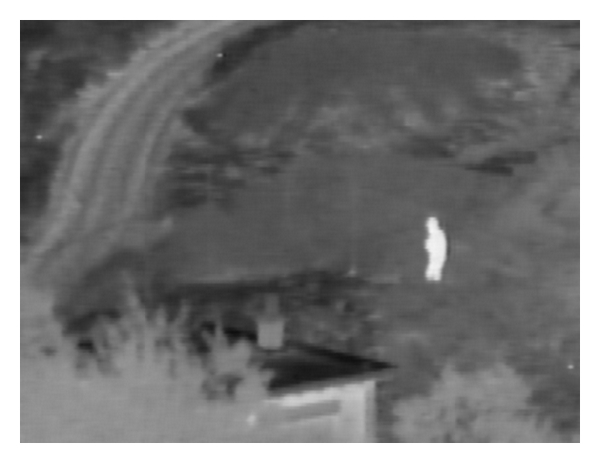
#> input picture person.jpg, 600 x 463 px
$ python ILCM.py
#> lines starting #> are read from the running program, lines starting #| are printed output that depends on the picture
import numpy as np
from PIL import Image
from skimage.util.shape import view_as_windows
import matplotlib.pyplot as plt
from mpl_toolkits.mplot3d import Axes3D


def pre_process(image_file: str) -> np.ndarray:
#> called with image_file = 'person.jpg'
    im_raw = Image.open(image_file)
#> im_raw is the input picture: PIL image 600x463 RGB; min 14, max 255, mean 119.9
    im_crop = im_raw.crop((20,20,580,443))
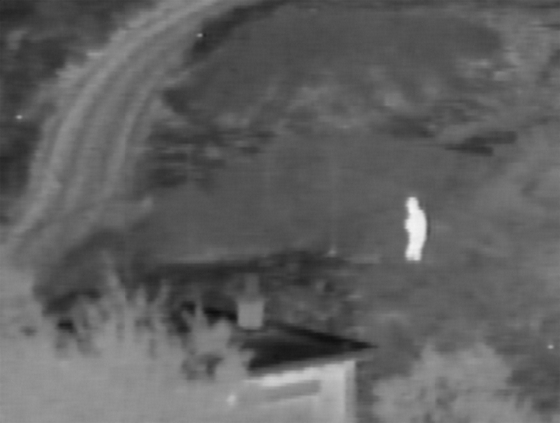
#> im_crop: PIL image 560x423 RGB; min 14, max 244, mean 96.6
    return im_crop


def pixel_matrix(processed_image: np.ndarray) -> np.ndarray:
    width, height = processed_image.size
#> width = 560; height = 423
    pix_matrix = np.zeros([height, width])
    for x in range(width):
        for y in range(height):
            # '0' to just get the 'R' value
            pix_matrix[y, x] = processed_image.getpixel((x, y))[0]
    return pix_matrix


def process_windows(window_mat: np.ndarray, target_wid: int) -> (np.ndarray, np.ndarray):
#> called with window_mat = array of shape (7, 10, 100, 100), target_wid = 100
    x_win_dim = window_mat.shape[0]
#> x_win_dim = 7
    y_win_dim = window_mat.shape[1]
#> y_win_dim = 10
    m_matrix = np.zeros([x_win_dim,y_win_dim])
    l_matrix = np.zeros([x_win_dim,y_win_dim])

    for y_win in range(y_win_dim):
        for x_win in range(x_win_dim):
            m_matrix[x_win, y_win] = 1 / (target_wid ** 2) * window_mat[x_win,y_win].sum()
            l_matrix[x_win, y_win] = np.amax(window_mat[x_win,y_win])

    return m_matrix, l_matrix


def calc_ilcm(padded: np.ndarray, m_matrix: np.ndarray, l_matrix: np.ndarray) -> np.ndarray:
    x_win_dim = m_matrix.shape[0]
#> x_win_dim = 7
    y_win_dim = m_matrix.shape[1]
#> y_win_dim = 10
    ilcm_mat = np.zeros([x_win_dim,y_win_dim])
    ilcm_win = view_as_windows(padded,(3,3),step=1)
    for y_win in range(y_win_dim):
        for x_win in range(x_win_dim):
            max_m = np.amax(ilcm_win[x_win,y_win])
            ilcm_mat[x_win,y_win] = l_matrix[x_win,y_win]*m_matrix[x_win, y_win]/max_m

    return ilcm_mat


def calc_thres(matrix: np.ndarray, k: int) -> int:

    mean = matrix.mean()
    mu = matrix.std()
    thres = mu + k*mean
    print(np.amax(matrix))
    print(thres)

    return thres


def plot_heatmap(matrix: np.ndarray):
    plt.imshow(matrix, cmap='hot', interpolation='nearest')
    plt.show()
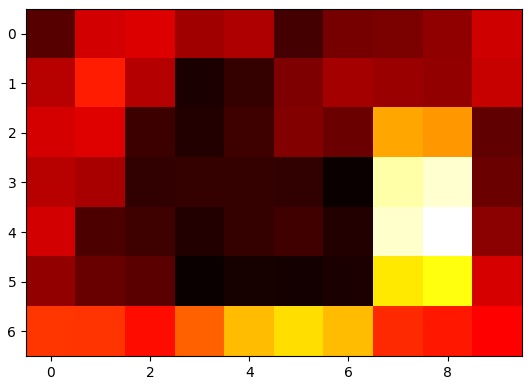
#> figure drawn by matplotlib, 1 panel


def plot_3d(matrix: np.ndarray):

    fig = plt.figure()
    ax = fig.add_subplot(111, projection='3d')
    #
    # Create an X-Y mesh of the same dimension as the 2D data
    x_data, y_data = np.meshgrid( np.arange(matrix.shape[1]),
                                  np.arange(matrix.shape[0]))
    x_data = x_data.flatten()
    y_data = y_data.flatten()
#> y_data = 70 values from 0 to 6
    z_data = matrix.flatten()
#> z_data = 70 values, max 244 at index 48, min 85.27 at index 36, mean 129.7
    ax.bar3d( x_data,
              y_data,
              np.zeros(len(z_data)),
              1, 1, z_data)
    plt.show()
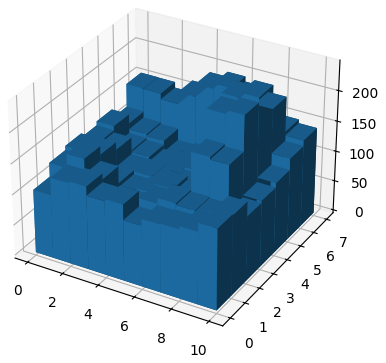
#> figure drawn by matplotlib, 1 panel


def main():
    # Input settings
    # Set to width of target in # of pixels
    target_width = 100
    # Sets stride of windows -- always half of the target width
    stride = target_width // 2

    # PreProcess and crop image
    im = pre_process('person.jpg')

    # Returns a matrix of pixel values
    p_matrix = pixel_matrix(im)

    # Break image into windows
    windowed = view_as_windows(p_matrix,(target_width,target_width), step=stride)

    # Return m and l matrices for ilcm calculation
    m_mat, l_mat = process_windows(windowed, target_width)

    # Add a pad of 0's to aid calculation
    padded_m_mat = np.pad(m_mat, 1, 'constant', constant_values=0)

    # Return ilcm matrix for plotting
    ilcm_mat = calc_ilcm(padded_m_mat, m_mat, l_mat)

    # TODO
    #threshold = calc_thres(ilcm_mat, k=1.25)

    # Visualization
    plot_heatmap(ilcm_mat)
    plot_3d(ilcm_mat)

if __name__ == '__main__':
    main()

$ run again, with 8-bitelemy.png saved as person.jpg
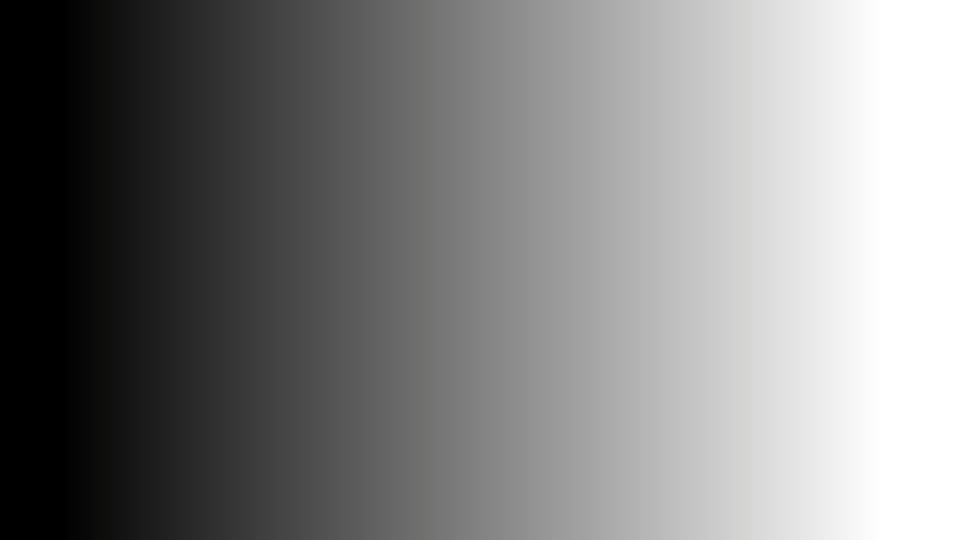
#> input picture 8-bitelemy.png, 1920 x 1080 px (shown at 1/2 size)
#> in pre_process, im_raw is the input picture: PIL image 1920x1080 RGB; mean R, G, B 129.6, 129.6, 129.5
#> after the loop in pixel_matrix, `for x in range(width):`:
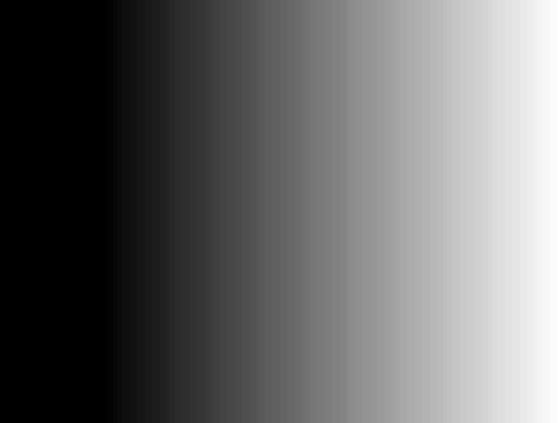
#> pix_matrix: shape (423, 560) float64; min 0, max 71, mean 29; drawn with min black and max white
#> z_data = 70 values, max 69 at index 9, min 0 at index 0, mean 28.48
#> in plot_3d, `plt.show()`:
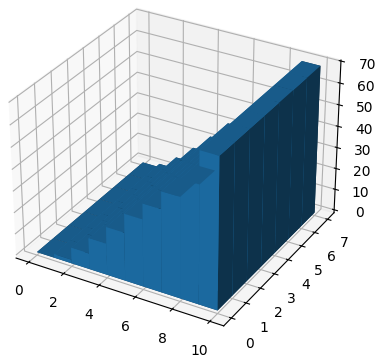
#> figure drawn by matplotlib, 1 panel
